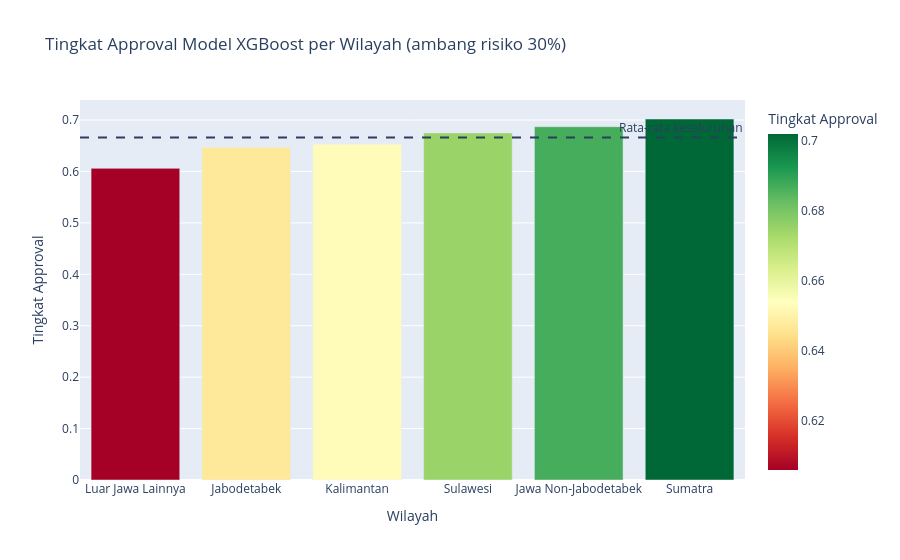

Notebook code for this chart:
### Code cell
fig = px.bar(
    ringkasan_wilayah.reset_index(), x="wilayah", y="tingkat_approval",
    title="Tingkat Approval Model XGBoost per Wilayah (ambang risiko 30%)",
    labels={"tingkat_approval": "Tingkat Approval", "wilayah": "Wilayah"},
    color="tingkat_approval", color_continuous_scale="RdYlGn",
)
fig.add_hline(y=hasil_uji["approved_xgb"].mean(), line_dash="dash",
              annotation_text="Rata-rata keseluruhan")
fig.show()

### Figure 1 — Plotly figure (JSON) as saved in the notebook; plotly's stock layout.template omitted (floating-point values rounded to 4 significant figures)
{"data": [{"hovertemplate": "Wilayah=%{x}<br>Tingkat Approval=%{marker.color}<extra></extra>", "legendgroup": "", "marker": {"color": [0.606, 0.647, 0.653, 0.675, 0.687, 0.702], "coloraxis": "coloraxis", "pattern": {"shape": ""}}, "name": "", "orientation": "v", "showlegend": false, "textposition": "auto", "type": "bar", "x": ["Luar Jawa Lainnya", "Jabodetabek", "Kalimantan", "Sulawesi", "Jawa Non-Jabodetabek", "Sumatra"], "xaxis": "x", "y": [0.606, 0.647, 0.653, 0.675, 0.687, 0.702], "yaxis": "y"}], "layout": {"annotations": [{"showarrow": false, "text": "Rata-rata keseluruhan", "x": 1, "xanchor": "right", "xref": "x domain", "y": 0.666, "yanchor": "bottom", "yref": "y"}], "barmode": "relative", "coloraxis": {"autocolorscale": false, "colorbar": {"title": {"text": "Tingkat Approval"}}, "colorscale": [[0.0, "rgb(165,0,38)"], [0.1, "rgb(215,48,39)"], [0.2, "rgb(244,109,67)"], [0.3, "rgb(253,174,97)"], [0.4, "rgb(254,224,139)"], [0.5, "rgb(255,255,191)"], [0.6, "rgb(217,239,139)"], [0.7, "rgb(166,217,106)"], [0.8, "rgb(102,189,99)"], [0.9, "rgb(26,152,80)"], [1.0, "rgb(0,104,55)"]]}, "legend": {"tracegroupgap": 0}, "shapes": [{"line": {"dash": "dash"}, "type": "line", "x0": 0, "x1": 1, "xref": "x domain", "y0": 0.666, "y1": 0.666, "yref": "y"}], "title": {"text": "Tingkat Approval Model XGBoost per Wilayah (ambang risiko 30%)"}, "xaxis": {"anchor": "y", "domain": [0.0, 1.0], "title": {"text": "Wilayah"}}, "yaxis": {"anchor": "x", "domain": [0.0, 1.0], "title": {"text": "Tingkat Approval"}}}}
